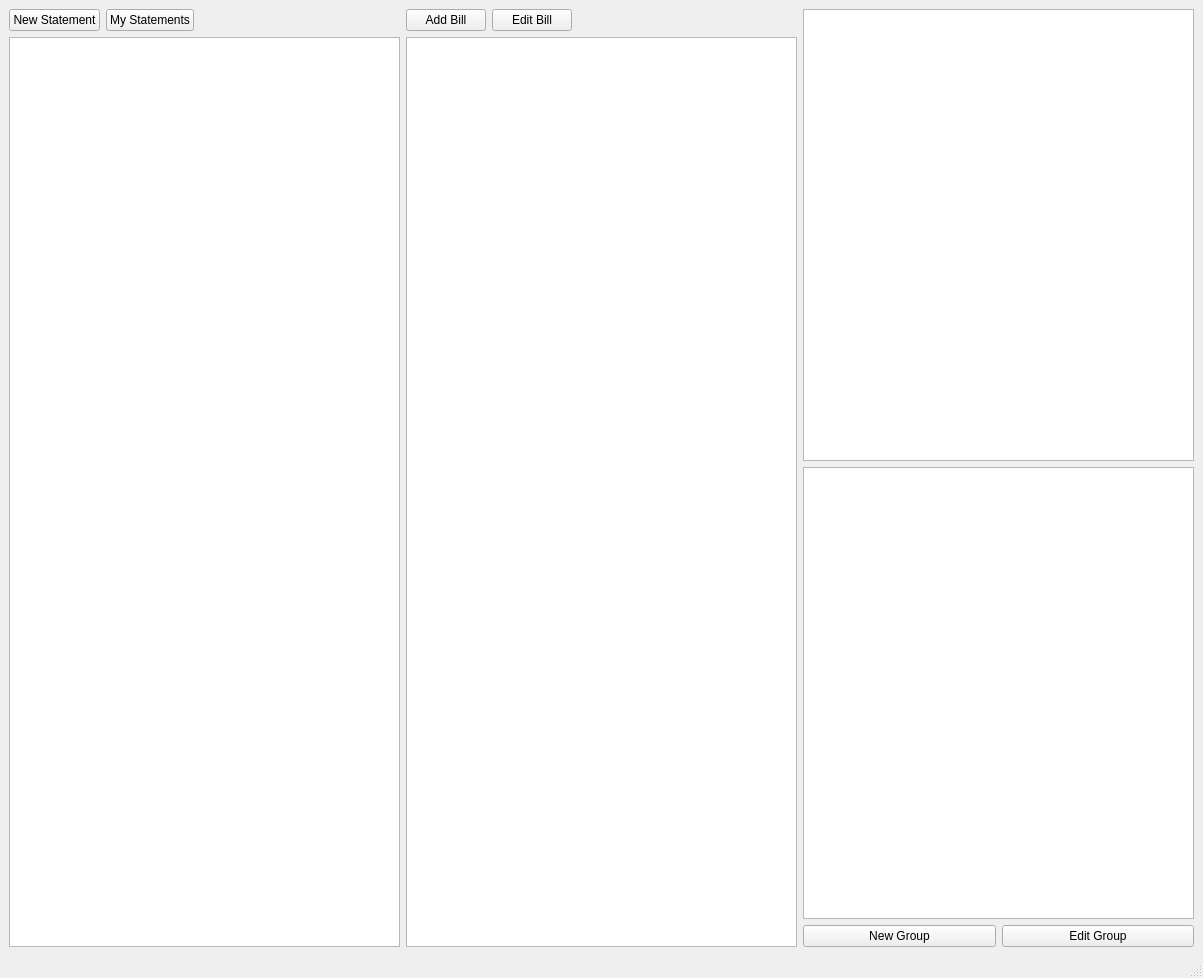
<?xml version="1.0" encoding="UTF-8"?>
<ui version="4.0">
 <class>MainWindow</class>
 <widget class="QMainWindow" name="MainWindow">
  <property name="geometry">
   <rect>
    <x>0</x>
    <y>0</y>
    <width>1203</width>
    <height>978</height>
   </rect>
  </property>
  <property name="windowTitle">
   <string>MainWindow</string>
  </property>
  <widget class="QWidget" name="centralwidget">
   <property name="sizePolicy">
    <sizepolicy hsizetype="Expanding" vsizetype="Expanding">
     <horstretch>0</horstretch>
     <verstretch>0</verstretch>
    </sizepolicy>
   </property>
   <layout class="QHBoxLayout" name="horizontalLayout_4">
    <item>
     <layout class="QVBoxLayout" name="verticalLayout_6">
      <item>
       <layout class="QHBoxLayout" name="horizontalLayout">
        <item>
         <widget class="QPushButton" name="newStatement">
          <property name="text">
           <string>New Statement</string>
          </property>
         </widget>
        </item>
        <item>
         <widget class="QPushButton" name="openStatements">
          <property name="text">
           <string>My Statements</string>
          </property>
         </widget>
        </item>
        <item>
         <spacer name="horizontalSpacer">
          <property name="orientation">
           <enum>Qt::Horizontal</enum>
          </property>
          <property name="sizeHint" stdset="0">
           <size>
            <width>40</width>
            <height>20</height>
           </size>
          </property>
         </spacer>
        </item>
       </layout>
      </item>
      <item>
       <widget class="QTableWidget" name="statementTable">
        <property name="selectionBehavior">
         <enum>QAbstractItemView::SelectRows</enum>
        </property>
       </widget>
      </item>
     </layout>
    </item>
    <item>
     <layout class="QVBoxLayout" name="verticalLayout_5">
      <item>
       <layout class="QHBoxLayout" name="horizontalLayout_2">
        <item>
         <widget class="QPushButton" name="newbillButton">
          <property name="text">
           <string>Add Bill</string>
          </property>
         </widget>
        </item>
        <item>
         <widget class="QPushButton" name="editBillButton">
          <property name="text">
           <string>Edit Bill</string>
          </property>
         </widget>
        </item>
        <item>
         <spacer name="horizontalSpacer_2">
          <property name="orientation">
           <enum>Qt::Horizontal</enum>
          </property>
          <property name="sizeHint" stdset="0">
           <size>
            <width>40</width>
            <height>20</height>
           </size>
          </property>
         </spacer>
        </item>
       </layout>
      </item>
      <item>
       <widget class="QTableWidget" name="billsTable">
        <property name="selectionBehavior">
         <enum>QAbstractItemView::SelectRows</enum>
        </property>
       </widget>
      </item>
     </layout>
    </item>
    <item>
     <layout class="QVBoxLayout" name="verticalLayout_2">
      <item>
       <widget class="QTableWidget" name="statementTotals">
        <property name="selectionBehavior">
         <enum>QAbstractItemView::SelectRows</enum>
        </property>
       </widget>
      </item>
      <item>
       <widget class="QTableWidget" name="tableWidget_2">
        <property name="selectionBehavior">
         <enum>QAbstractItemView::SelectRows</enum>
        </property>
       </widget>
      </item>
      <item>
       <layout class="QHBoxLayout" name="horizontalLayout_3">
        <item>
         <widget class="QPushButton" name="newGroupButton">
          <property name="text">
           <string>New Group</string>
          </property>
         </widget>
        </item>
        <item>
         <widget class="QPushButton" name="editGroupButton">
          <property name="text">
           <string>Edit Group</string>
          </property>
         </widget>
        </item>
       </layout>
      </item>
     </layout>
    </item>
   </layout>
  </widget>
  <widget class="QMenuBar" name="menubar">
   <property name="geometry">
    <rect>
     <x>0</x>
     <y>0</y>
     <width>1203</width>
     <height>30</height>
    </rect>
   </property>
  </widget>
  <widget class="QStatusBar" name="statusbar"/>
 </widget>
 <resources/>
 <connections/>
</ui>
